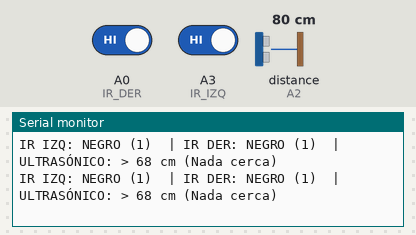
The sketch below on a simulated Arduino Uno, built with avr-gcc and run on an emulated ATmega328P. On the bench: the last lines printed to the serial monitor. Wiring (inferred from the names in the program): ultrasonic range finder: trigger A1; echo A2. The inputs (shaded band) are chosen by the test bench; at power-on: distance to the obstacle (sensor on A2) 80 cm, A0 (IR_DER) HIGH, A3 (IR_IZQ) HIGH. The echo pulse lasts 58.3 µs per cm.

Above: at 3.2 s.
3.3 s: distance to the obstacle (sensor on A2) set to 2 cm
At 4.0 s:
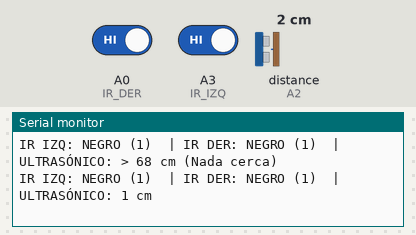
5.6 s: A0 (IR_DER) driven LOW
At 6.0 s:
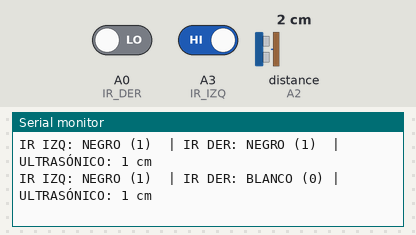
7.6 s: A3 (IR_IZQ) driven LOW
At 8.0 s:
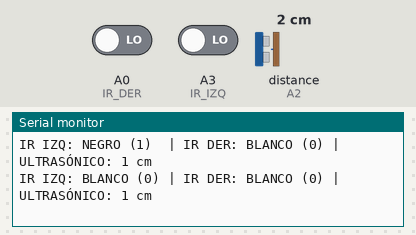
9.6 s: distance to the obstacle (sensor on A2) set to 60 cm
At 10.0 s:
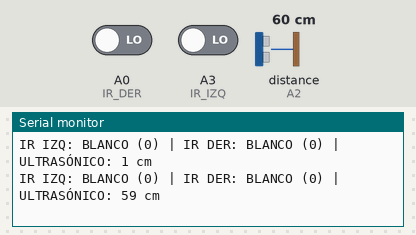
12.7 s: A0 (IR_DER) driven HIGH
At 13.6 s:
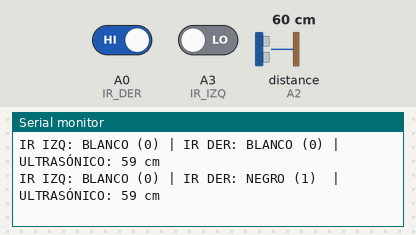
15.1 s: A3 (IR_IZQ) driven HIGH
At 15.6 s:
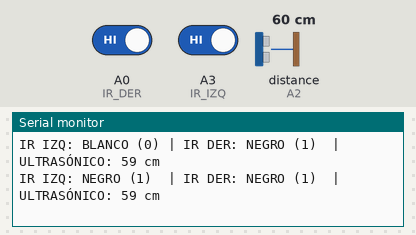

The sketch:

test_sumo_AUTO.ino
```cpp
// --- Pines de Sensores ---
const int IR_IZQ = A3;      // MH-Sensor Izquierdo (Pin DO)
const int TRIG_FRENTE = A1; // Ultrasónico Centro (Pin TRIG)
const int ECHO_FRENTE = A2; // Ultrasónico Centro (Pin ECHO)
const int IR_DER = A0;      // MH-Sensor Derecho (Pin DO)

void setup() {
  Serial.begin(9600);

  // Configurar los sensores infrarrojos
  pinMode(IR_IZQ, INPUT);
  pinMode(IR_DER, INPUT);

  // Configurar el sensor ultrasónico
  pinMode(TRIG_FRENTE, OUTPUT);
  pinMode(ECHO_FRENTE, INPUT);

  Serial.println("--- TEST DE SENSORES INICIADO ---");
  Serial.println("Pon la mano delante del ultrasónico y mueve el robot por el borde del ring.");
  delay(2000);
}

void loop() {
  // 1. Leer los infrarrojos de las esquinas
  int valorIzq = digitalRead(IR_IZQ);
  int valorDer = digitalRead(IR_DER);

  // 2. Leer el ultrasónico central
  int distancia = medirDistancia(TRIG_FRENTE, ECHO_FRENTE);

  // --- MOSTRAR RESULTADOS EN PANTALLA ---

  // IR Izquierdo
  Serial.print("IR IZQ: ");
  if (valorIzq == LOW) {
    Serial.print("BLANCO (0) | ");
  } else {
    Serial.print("NEGRO (1)  | ");
  }

  // IR Derecho
  Serial.print("IR DER: ");
  if (valorDer == LOW) {
    Serial.print("BLANCO (0) | ");
  } else {
    Serial.print("NEGRO (1)  | ");
  }

  // Ultrasónico
  Serial.print("ULTRASÓNICO: ");
  if (distancia == 999) {
    Serial.println("> 68 cm (Nada cerca)");
  } else {
    Serial.print(distancia);
    Serial.println(" cm");
  }

  // Esperar medio segundo para poder leerlo bien
  delay(500);
}

// --- FUNCIÓN PARA LEER EL ULTRASÓNICO ---
int medirDistancia(int trigPin, int echoPin) {
  digitalWrite(trigPin, LOW);
  delayMicroseconds(2);
  digitalWrite(trigPin, HIGH);
  delayMicroseconds(10);
  digitalWrite(trigPin, LOW);

  // Timeout de 4000 microsegundos (~68 cm max)
  long duracion = pulseIn(echoPin, HIGH, 4000);

  if (duracion == 0) return 999;
  return duracion * 0.034 / 2;
}
```

misil_guiado_v2.ino
```cpp

```

Measured:
- after the input at 3.3 s, the serial monitor: prints a new line after 0.30 s (image 1)
- after the input at 5.6 s, the serial monitor: prints a new line at once (image 2)
- after the input at 7.6 s, the serial monitor: prints a new line at once (image 3)
- after the input at 9.6 s, the serial monitor: prints a new line at once (image 4)
- after the input at 12.7 s, the serial monitor: prints a new line after 0.45 s (image 5)
- after the input at 15.1 s, the serial monitor: prints a new line after 0.07 s (image 6)
